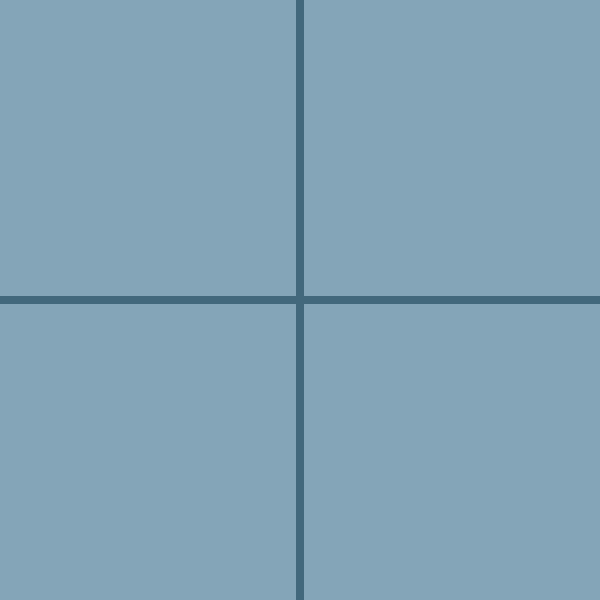
Frame 1 (no input)
Frame 60 (no input): identical to frame 1, image omitted
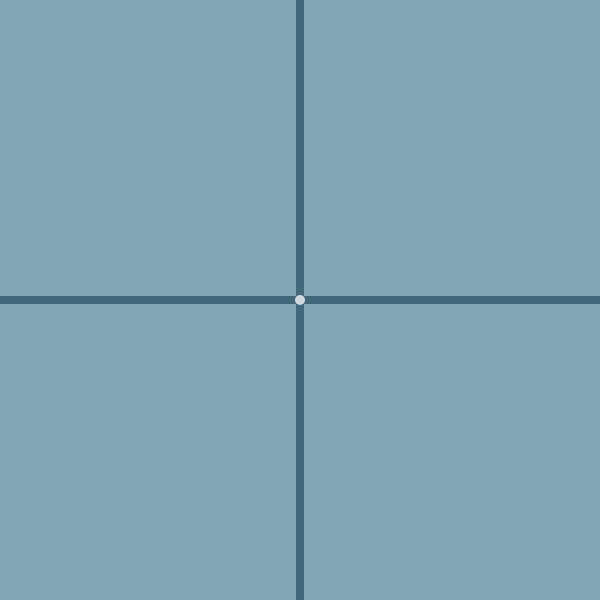
Frame 120 (the mouse pressed at the canvas centre since frame 60)

The p5.js sketch that drew these frames (run headless with seeded random() and noise() and a simulated clock; from frame 60 on, the mouse is pressed at the canvas centre):

// p5.js sketch
// ── sketch.js
// used to help my tutoring of students in algebra and more

var data = []

let canvasWidth = 600
let canvasHeight = 600

function setup() {
  createCanvas(canvasWidth, canvasHeight);
}

function mousePressed() {
  var xLocation = map(mouseX, 0, width, 0, 1)
  var yLocation = map(mouseY, 0, height, 1, 0)

  var dot = createVector(xLocation, yLocation)
  data.push(dot)
  }

function draw() {
  
  background(132, 165, 184);
  
  stroke(66, 104, 124) // medium blue
  strokeWeight(8) // axes have a thickness of 8
  line(canvasWidth/2, 0, canvasWidth/2, canvasHeight) // x-axis
  line(0, canvasHeight/2, canvasWidth, canvasHeight/2) // y-axis
  
  for (let i = 0; i < data.length; i++) { // iterate through the set of pressed points
    let x = map(data[i].x, 0, 1, 0, width); // map x-value to a defined location within the window
    let y = map(data[i].y, 0, 1, height, 0); // map y-value to a defined locationw within the window
    fill('rgba(255, 255, 255, 0.75)');  // added opacity effect for white points
    noStroke() // no border around points
    ellipse(x,y,10,10);  // white points
  }
  
  if(data.length > 1) { // as long as there is enough dat for a line (at least 2 points), the LOB will be calculated and shown
    linReg();
    drawLine();
  }

}

// based on y = mx + b (slope-intercept form of line)
var m = 1; // slope
var b = 0; // y-intercept


function drawLine(){
  var x1 = 0;
  var y1 = m * x1 + b;
  var x2 = 1;
  var y2 = m* x2 + b;
  
  // sets available coordinates to areas within the canvas
  x1 = map(x1, 0, 1,0, width);
  y1 = map(y1, 0, 1, height, 0);
  x2 = map(x2, 0, 1, 0, width);
  y2 = map(y2, 0, 1, height, 0);
  
  strokeWeight(6) // line will have thickness of 6
  stroke('rgba(255, 165, 0, 0.75)'); // line color
  line(x1, y1, x2, y2); // line is drawn
}

function linReg() { // approximate the data set using linear regression
  
  var xsum = 0;
  var ysum = 0;
  
  for (let i = 0; i < data.length; i++){ // iterating through all the points to sum up x- and y-values
    xsum += data[i].x;
    ysum += data[i].y;
  }
  
  let xmean = xsum / data.length; // avg x- and y-values calculated
  let ymean = ysum / data.length;
  
  let numerator = 0;
  let denominator = 0;
  
  for(let i = 0; i < data.length; i++){ 
    var x = data[i].x;
    var y = data[i].y;
    // using the ordinary least square method
    numerator += (x-xmean) * (y-ymean);
    denominator += (x-xmean) * (x-xmean);
  }
  
  m = numerator/denominator;
  b = ymean - m*xmean;
  
  print("The current slope is roughly " + m.toFixed(3))
}
